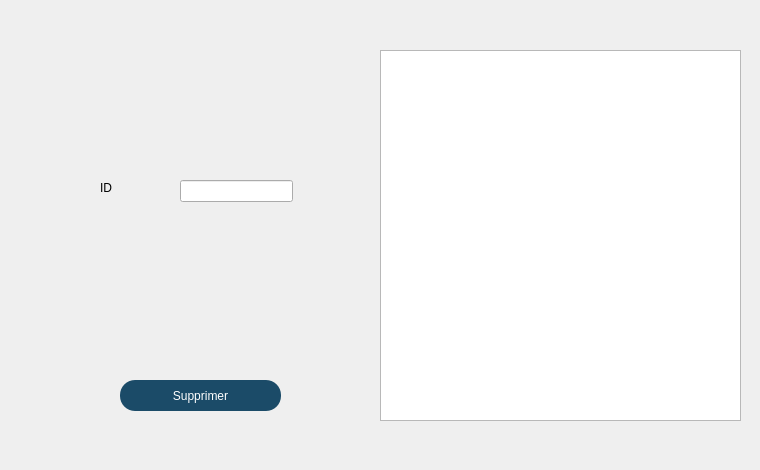
      <widget class="QWidget" name="tab_10">
       <attribute name="title">
        <string>supprimer</string>
       </attribute>
       <widget class="QLabel" name="label_13">
        <property name="geometry">
         <rect>
          <x>0</x>
          <y>-10</y>
          <width>751</width>
          <height>461</height>
         </rect>
        </property>
        <property name="text">
         <string/>
        </property>
        <property name="pixmap">
         <pixmap resource="resources.qrc">:/images/icons/interMounir.png</pixmap>
        </property>
       </widget>
       <widget class="QLineEdit" name="id_supp">
        <property name="geometry">
         <rect>
          <x>180</x>
          <y>180</y>
          <width>113</width>
          <height>22</height>
         </rect>
        </property>
       </widget>
       <widget class="QPushButton" name="supprimerB">
        <property name="geometry">
         <rect>
          <x>120</x>
          <y>380</y>
          <width>161</width>
          <height>31</height>
         </rect>
        </property>
        <property name="styleSheet">
         <string notr="true">background-color:rgb(27, 75, 104);
color:white;
border-radius:15px;
</string>
        </property>
        <property name="text">
         <string>Supprimer</string>
        </property>
       </widget>
       <widget class="QLabel" name="label_23">
        <property name="geometry">
         <rect>
          <x>100</x>
          <y>180</y>
          <width>56</width>
          <height>16</height>
         </rect>
        </property>
        <property name="text">
         <string>ID</string>
        </property>
       </widget>
       <widget class="QTableView" name="tableview_s">
        <property name="geometry">
         <rect>
          <x>380</x>
          <y>50</y>
          <width>361</width>
          <height>371</height>
         </rect>
        </property>
        <property name="styleSheet">
         <string notr="true"/>
        </property>
       </widget>
      </widget>
